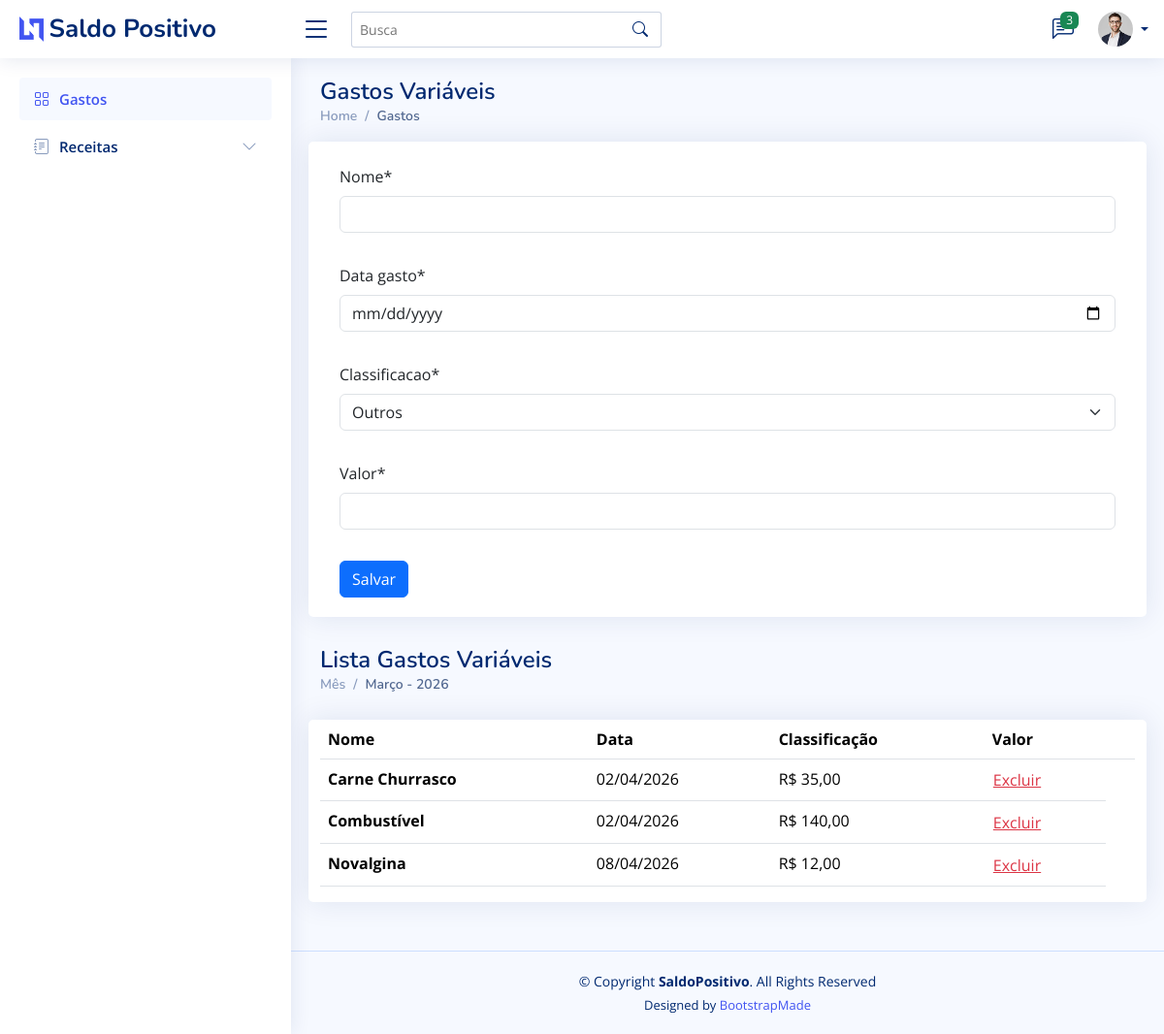
Screenshot of /gastos/ (signed in) with the database file from the repository.
### gastos/models.py (models this page shows, shortened)
class Gasto(models.Model):
    class Classificacao(models.TextChoices):
        ALIMENTACAO = "ALIMENTACAO", "Alimentação"
        TRANSPORTE = "TRANSPORTE", "Transporte"
        MORADIA = "MORADIA", "Moradia"
        SAUDE = "SAUDE", "Saúde"
        LAZER = "LAZER", "Lazer"
        OUTROS = "OUTROS", "Outros"
    criado_em = models.DateTimeField(auto_now_add=True)
    '''criado_por = models.ForeignKey(
        settings.AUTH_USER_MODEL,
        on_delete=models.PROTECT,
        related_name="gastos_criados",
    )'''
    nome = models.CharField(max_length=120)
    data_gasto = models.DateField()
    classificacao = models.CharField(
        max_length=20,
        choices=Classificacao.choices,
        default=Classificacao.OUTROS,
    )
    valor = models.DecimalField(max_digits=10, decimal_places=2)
    class Meta:
        ordering = ["-data_gasto", "-criado_em"]
        verbose_name = "Gasto"
        verbose_name_plural = "Gastos"

### gastos/views.py (the view)
# urls.py: path('gastos/', gastos_var, name='gastos_var'),
def gastos_var(request):
    if not request.user.is_authenticated:
        messages.error(request, 'Usuário não logado')
        return redirect('login')
    inicio_mes, inicio_prox_mes = filtroMesAtual()
    dados = Gasto.objects.filter(data_gasto__gte=inicio_mes, data_gasto__lt=inicio_prox_mes).order_by('data_gasto')
    if request.method == "POST":
            form = GastoForm(request.POST)
            if form.is_valid():
                form.save()
                messages.success(request, "Registro criado com sucesso!")
                return redirect("gastos_var")
    else:
        form = GastoForm()
    return render(request, 'gastos_var.html', {"form": form, "itens": dados})

### gastos/forms.py
class GastoForm(forms.ModelForm):
    class Meta:
        model = Gasto
        fields = ["nome", "data_gasto", "classificacao", "valor"]
        widgets = {
            "data_gasto": forms.DateInput(attrs={"type": "date"}),
            "valor": forms.NumberInput(attrs={"step": "0.01", "min": "0"}),
        }

### gastos/views.py (called while the page is built)
def filtroMesAtual():
    hoje = timezone.localdate()
    inicio_mes = hoje.replace(day=1)
    if inicio_mes.month == 12:
        inicio_prox_mes = inicio_mes.replace(year=inicio_mes.year + 1, month=1)
    else:
        inicio_prox_mes = inicio_mes.replace(month=inicio_mes.month + 1)
    return inicio_mes, inicio_prox_mes

### gastos/templates/gastos_var.html (shortened to what this page needs)
{% extends 'partials/modelo.html' %}
{% block content %}
{% load static %}
{% load crispy_forms_tags %}
  <main id="main" class="main">
    <div class="pagetitle">
      <h1>Gastos Variáveis</h1>
      <nav>
        <ol class="breadcrumb">
          <li class="breadcrumb-item"><a href="{% url 'index' %}">Home</a></li>
          <li class="breadcrumb-item active">Gastos</li>
        </ol>
      </nav>
    </div>
    <section class="section dashboard">
      <div class="row">
        <div class="col-lg-12">
          <div class="row">
          <div class="card">
            <div class="card-body"><br>
              <form class="row g-3" method="post">
                {{ form|crispy }}
                <div class="col-lg-4">
                <button type="submit" class="btn btn-primary">Salvar</button>
                </div>
              </form>
            </div>
          </div>
          <div class="pagetitle">
            <h1>Lista Gastos Variáveis</h1>
            <nav>
              <ol class="breadcrumb">
                <li class="breadcrumb-item">Mês</li>
                <li class="breadcrumb-item active">Março - 2026</li>
              </ol>
            </nav>
          </div>
            <div class="card">
              <table class="table table-hover">
                <thead>
                  <tr>
                    <th scope="col">Nome</th>
                    <th scope="col">Data</th>
                    <th scope="col">Classificação</th>
                    <th scope="col">Valor</th>
                    <th scope="col"></th>
                  </tr>
                </thead>
                <tbody>
                  {% for item in itens %}
                  <tr>
                    <th scope="row">{{item.nome }}</th>
                    <td>{{item.data_gasto|date:"d/m/Y"}}</td>
                    <td>R$ {{item.valor}}</td>
                    <td><form action="{% url 'excluir_gasto' item.id %}" method="POST" style="display:inline;">
                      <button type="submit"
                              class="btn btn-link text-danger p-0 m-0"
                              onclick="return confirm('Tem certeza que deseja excluir o gasto: {{ item.nome }}?')">
                          Excluir
                      </button>
                  </form></td>
                  </tr>
                  {% empty %}
                  <tr>
                    <td colspan="4" class="text-center">Nenhum dado encontrado.</td>
                  </tr>
                  {% endfor %}
                </tbody>
              </table>
          </div>
          </div>
        </div>
      </div>
    </section>
  </main>
  {% endblock %}

### gastos/static/assets/css/style.css (style rules this page uses)
:root { scroll-behavior: smooth; }
body { font-family: "Open Sans", sans-serif; background: #f6f9ff; color: #444444; }
a { color: #4154f1; text-decoration: none; }
h1, h2, h3, h4, h5, h6 { font-family: "Nunito", sans-serif; }
#main { margin-top: 60px; padding: 20px 30px; transition: all 0.3s; }
.pagetitle { margin-bottom: 10px; }
.pagetitle h1 { font-size: 24px; margin-bottom: 0; font-weight: 600; color: #012970; }
.card { margin-bottom: 30px; border: none; border-radius: 5px; box-shadow: 0px 0 30px rgba(1, 41, 112, 0.1); }
.card-body { padding: 0 20px 20px 20px; }
.breadcrumb { font-size: 14px; font-family: "Nunito", sans-serif; color: #899bbd; font-weight: 600; }
.breadcrumb a { color: #899bbd; transition: 0.3s; }
.breadcrumb .breadcrumb-item::before { color: #899bbd; }
.breadcrumb .active { color: #51678f; font-weight: 600; }
@media (min-width: 1200px) { #main, #footer { margin-left: 300px; } }

### rows the page displays
Gasto: nome "Carne Churrasco", data_gasto "02/04/2026", valor "35,00"
Gasto: nome "Combustível", data_gasto "02/04/2026", valor "140,00"
Gasto: nome "Novalgina", data_gasto "08/04/2026", valor "12,00"
